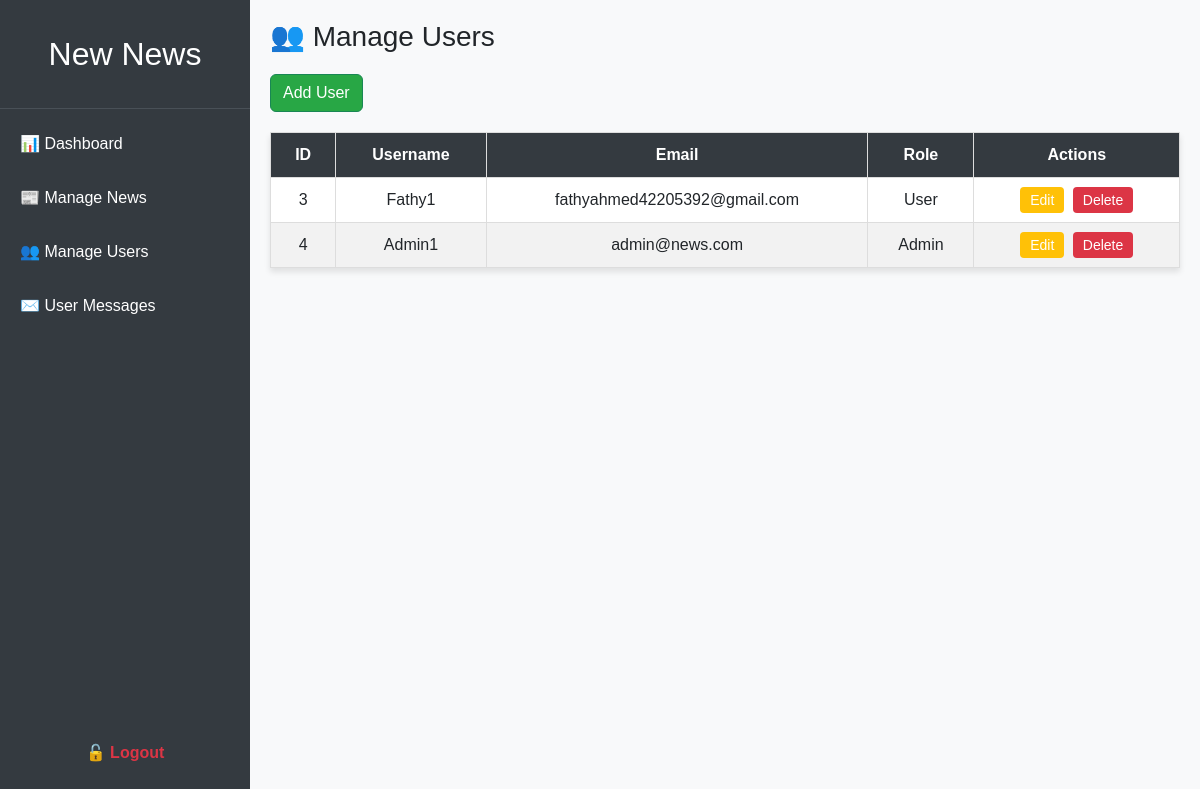
The app's page /admin/manage_user.php with its own data.
### tables this page shows
CREATE TABLE `user` (
  `UserID` int(11) NOT NULL,
  `Username` varchar(100) NOT NULL,
  `Email` varchar(255) NOT NULL,
  `Password` varchar(255) NOT NULL,
  `RoleID` int(11) NOT NULL,
  `CreatedAt` datetime NOT NULL
);

### admin/manage_user.php (the view, shortened to what this page needs)
<?php
  require '../connection.php';
?>
<!DOCTYPE html>
<html lang="en">
<head>
  <link href="https://cdn.jsdelivr.net/npm/bootstrap@5.3.0/dist/css/bootstrap.min.css" rel="stylesheet">
  <link rel="stylesheet" href="../css/manage_user.css">
</head>
<body>
  <div class="sidebar">
  <h2><a href="/newnews">New News</a></h2>
    <a href="AdminPanel.php">📊 Dashboard</a>
      <a href="manage_news.html">📰 Manage News</a>
      <a href="manage_user.php">👥 Manage Users</a>
      <a href="manage_message.php">✉️ User Messages</a>
      <div class="logout-btn">
        <a href="logout.php">🔓 Logout</a>
    </div>
  </div>
  <div class="main-content">
    <h1>👥 Manage Users</h1>
    <div class="actions">
      <button class="btn btn-success add-btn"><i class="fas fa-user-plus"></i> Add User</button>
    </div>
    <table>
      <thead>
        <tr>
          <th>ID</th>
          <th>Username</th>
          <th>Email</th>
          <th>Role</th>
          <th>Actions</th>
        </tr>
      </thead>
      <tbody>
        <?php
          $sql = "SELECT UserID,username,Email,roleid  FROM user";
          $result = $conn->query($sql);
          if ($result->num_rows > 0) {
              while ($row = $result->fetch_assoc()) {
                $_role=(($row['roleid']==1)?"Admin":"User");
                  echo "<tr>
                          <td>{$row['UserID']}</td>
                          <td>{$row['username']}</td>
                          <td>{$row['Email']}</td>
                          <td>{$_role}</td>
                          <td>
                            <a href='../ahmed/edit_user.php' class='action-btn edit-btn'>Edit</a>
                            <a href='delete_user.php' class='action-btn delete-btn'>Delete</a>
                          </td>
                        </tr>";
              }
          } else {
              echo "<tr><td colspan='6'>No users found</td></tr>";
          }
        ?>
      </tbody>
    </table>
  </div>
</body>
</html>

### css/manage_user.css (style rules this page uses)
body { font-family: Arial, sans-serif; margin: 0; padding: 0; background-color: #f8f9fa; }
.sidebar { width: 250px; height: 100vh; background-color: #343a40; color: white; position: fixed; top: 0; left: 0; display: flex; flex-direction: column; }
.sidebar h2 { text-align: center; padding: 20px 0; border-bottom: 1px solid #495057; }
.sidebar a { text-decoration: none; color: white; padding: 15px 20px; display: block; transition: background 0.3s; }
.logout-btn { margin-top: auto; margin-bottom: 20px; text-align: center; }
.logout-btn a { color: #dc3545; font-weight: bold; }
.main-content { margin-left: 250px; padding: 20px; }
.main-content h1 { font-size: 28px; margin-bottom: 20px; }
.actions { margin-bottom: 20px; }
.actions button { margin-right: 10px; }
table { width: 100%; background-color: white; border-collapse: collapse; box-shadow: 0 4px 6px rgba(0, 0, 0, 0.1); }
table th, table td { padding: 10px 15px; border: 1px solid #ddd; text-align: center; }
table th { background-color: #343a40; color: white; }
table tr:nth-child(even) { background-color: #f2f2f2; }
.action-btn { text-decoration: none; padding: 5px 10px; margin: 2px; border-radius: 4px; font-size: 14px; }
.edit-btn { background-color: #ffc107; color: white; }
.delete-btn { background-color: #dc3545; color: white; }
.add-btn { background-color: #28a745; color: white; }

### records on screen
user: UserID "3", Username "Fathy1", Email "fathyahmed42205392@gmail.com", RoleID "User"
user: UserID "4", Username "Admin1", Email "admin@news.com", RoleID "Admin"
